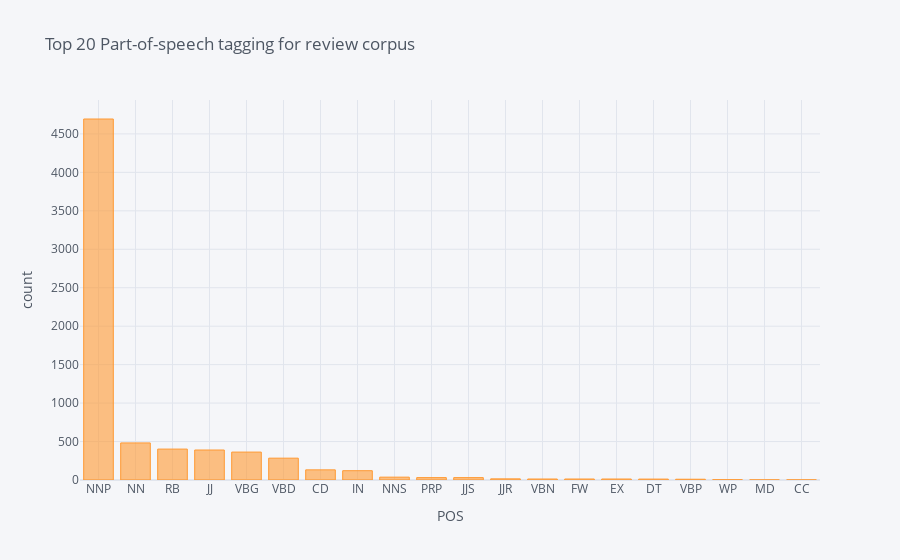

Write notebook code for a chart like this one.
### Code cell
nlp.plot_model(plot= 'pos')

### Figure 1 — Plotly figure (JSON) as saved in the notebook; plotly's stock layout.template omitted (floating-point values rounded to 4 significant figures)
{"data": [{"marker": {"color": "rgba(255, 153, 51, 0.6)", "line": {"color": "rgba(255, 153, 51, 1.0)", "width": 1}}, "name": "pos", "orientation": "v", "text": "", "type": "bar", "x": ["NNP", "NN", "RB", "JJ", "VBG", "VBD", "CD", "IN", "NNS", "PRP", "JJS", "JJR", "VBN", "FW", "EX", "DT", "VBP", "WP", "MD", "CC"], "y": [4694, 482, 402, 390, 363, 284, 132, 121, 37, 31, 31, 15, 13, 13, 13, 12, 10, 4, 2, 2]}], "layout": {"autosize": true, "legend": {"bgcolor": "#F5F6F9", "font": {"color": "#4D5663"}}, "paper_bgcolor": "#F5F6F9", "plot_bgcolor": "#F5F6F9", "title": {"font": {"color": "#4D5663"}, "text": "Top 20 Part-of-speech tagging for review corpus"}, "xaxis": {"autorange": true, "gridcolor": "#E1E5ED", "range": [-0.5, 19.5], "showgrid": true, "tickfont": {"color": "#4D5663"}, "title": {"font": {"color": "#4D5663"}, "text": "POS"}, "type": "category", "zerolinecolor": "#E1E5ED"}, "yaxis": {"autorange": true, "gridcolor": "#E1E5ED", "range": [0, 4941.0], "showgrid": true, "tickfont": {"color": "#4D5663"}, "title": {"font": {"color": "#4D5663"}, "text": "count"}, "type": "linear", "zerolinecolor": "#E1E5ED"}}}
